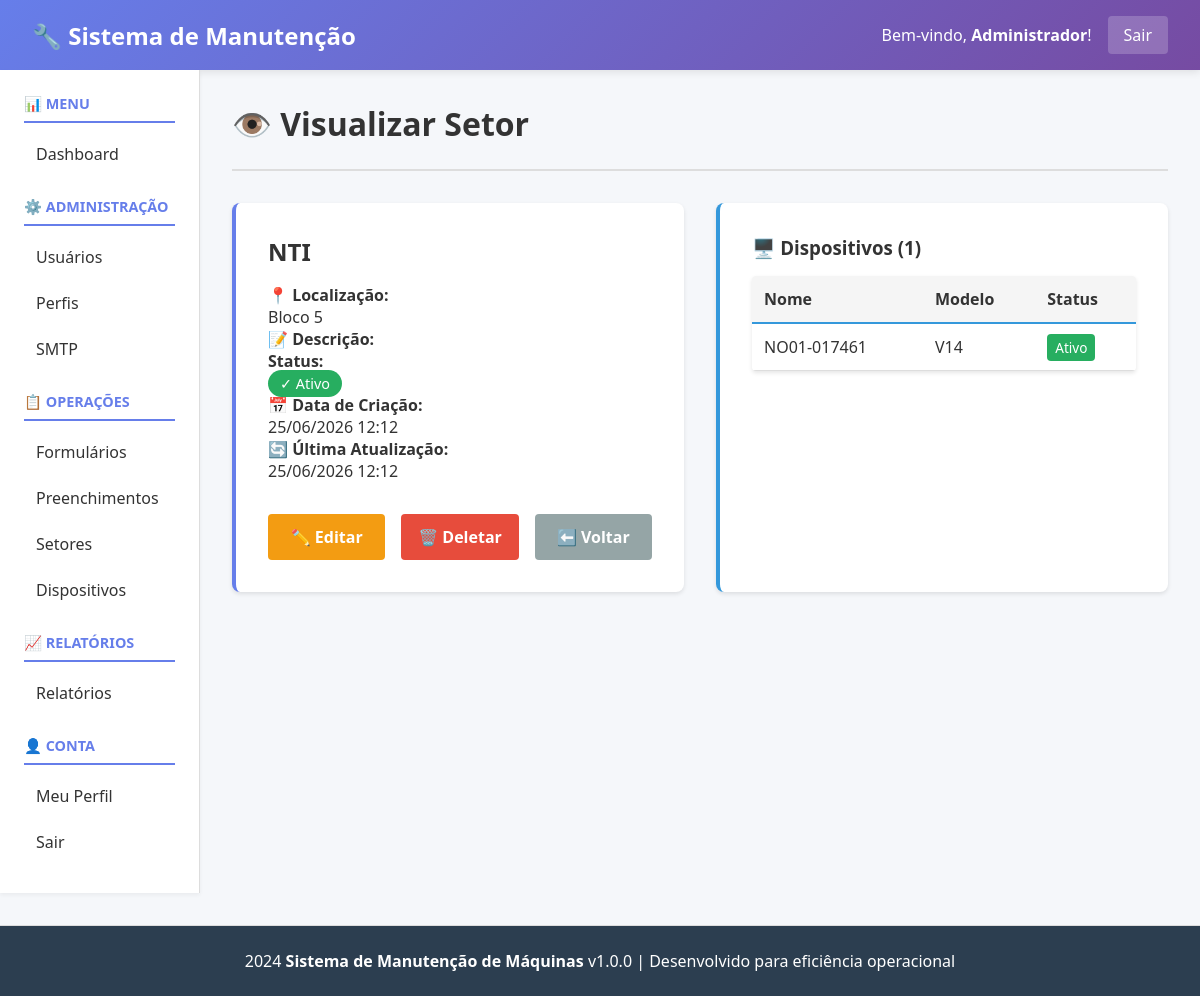
The app's page /public/index.php?page=sectors&action=view&id=2 (signed in) with its own data.
### tables this page shows
CREATE TABLE `users` (
  `id` int(11) NOT NULL,
  `username` varchar(100) NOT NULL,
  `email` varchar(100) NOT NULL,
  `password_hash` varchar(255) NOT NULL,
  `full_name` varchar(200) NOT NULL,
  `auth_type` enum('local','ldap') DEFAULT 'local',
  `profile_id` int(11) DEFAULT NULL,
  `status` enum('active','inactive') DEFAULT 'active',
  `last_login` datetime DEFAULT NULL,
  `created_at` datetime DEFAULT current_timestamp(),
  `updated_at` datetime DEFAULT current_timestamp() ON UPDATE current_timestamp()
);

CREATE TABLE `sectors` (
  `id` int(11) NOT NULL,
  `name` varchar(200) NOT NULL,
  `description` text DEFAULT NULL,
  `location` varchar(255) DEFAULT NULL,
  `status` varchar(20) DEFAULT 'active',
  `responsible_user_id` int(11) DEFAULT NULL,
  `phone` varchar(20) DEFAULT NULL,
  `email` varchar(100) DEFAULT NULL,
  `is_active` tinyint(1) DEFAULT 1,
  `created_at` datetime DEFAULT current_timestamp(),
  `updated_at` datetime DEFAULT current_timestamp() ON UPDATE current_timestamp()
);

CREATE TABLE `devices` (
  `id` int(11) NOT NULL,
  `name` varchar(255) NOT NULL,
  `model` varchar(255) DEFAULT NULL,
  `manufacturer` varchar(255) DEFAULT NULL,
  `serial_number` varchar(255) DEFAULT NULL,
  `sector_id` int(11) DEFAULT NULL,
  `acquisition_date` date DEFAULT NULL,
  `last_maintenance` date DEFAULT NULL,
  `maintenance_frequency` varchar(50) DEFAULT NULL,
  `status` varchar(20) DEFAULT 'active',
  `created_at` datetime DEFAULT current_timestamp(),
  `updated_at` datetime DEFAULT current_timestamp() ON UPDATE current_timestamp()
);

### controllers/SectorController.php (called while the page is built, shortened)
<?php
class SectorController
{
    private $db;
    public function __construct()
    {
        $this->db = Database::getInstance();
    }
    public function view()
    {
        $id = intval($_GET['id'] ?? 0);
        $sector = $this->db->fetch("SELECT * FROM sectors WHERE id = ?", [$id]);
        $devices = $this->db->fetchAll("SELECT * FROM devices WHERE sector_id = ? ORDER BY id DESC", [$id]);
        include __DIR__ . '/../views/sectors/view.php';
    }
}

### config/Database.php (called while the page is built, shortened)
<?php
class Database
{
    private static $instance = null;
    private $connection;
    private $host = 'localhost';
    private $db_name = 'manutencao_db';
    private $username = 'root';
    private $password = '';
    private $charset = 'utf8mb4';
    private function __construct()
    {
        try {
            $dsn = "mysql:host=" . $this->host . ";dbname=" . $this->db_name . ";charset=" . $this->charset;
            $this->connection = new \PDO(
                $dsn,
                $this->username,
                $this->password,
                array(
                    \PDO::ATTR_ERRMODE => \PDO::ERRMODE_EXCEPTION,
                    \PDO::ATTR_DEFAULT_FETCH_MODE => \PDO::FETCH_ASSOC,
                    \PDO::ATTR_EMULATE_PREPARES => false
                )
            );
        } catch (\PDOException $e) {
            die("Erro de conexão com banco de dados: " . $e->getMessage());
        }
    }
    public static function getInstance()
    {
        if (self::$instance === null) {
            self::$instance = new self();
        }
        return self::$instance;
    }
    public function fetch($sql, $params = [])
    {
        try {
            $stmt = $this->connection->prepare($sql);
            $stmt->execute($params);
            return $stmt->fetch();
        } catch (\PDOException $e) {
            throw new \Exception("Erro ao buscar registro: " . $e->getMessage());
        }
    }
    public function fetchAll($sql, $params = [])
    {
        try {
            $stmt = $this->connection->prepare($sql);
            $stmt->execute($params);
            return $stmt->fetchAll();
        } catch (\PDOException $e) {
            throw new \Exception("Erro ao buscar registros: " . $e->getMessage());
        }
    }
}

### core/Auth.php (called while the page is built, shortened)
<?php
class Auth
{
    private $db;
    private $user = null;
    public function __construct()
    {
        $this->db = Database::getInstance();
    }
    public function isLoggedIn()
    {
        return isset($_SESSION['user_id']) && !empty($_SESSION['user_id']);
    }
    public function getCurrentUser()
    {
        if ($this->user === null) {
            $this->user = $this->db->fetch(
                "SELECT * FROM users WHERE id = :id",
                [':id' => $_SESSION['user_id']]
            );
        }
        return $this->user;
    }
}

### views/sectors/view.php (the view, shortened to what this page needs)
<?php include __DIR__ . '/../header.php'; ?>
<div class="page-header">
    <h1>👁️ Visualizar Setor</h1>
</div>
<?php if ($sector): ?>
    <div style="display: grid; grid-template-columns: 1fr 1fr; gap: 2rem;">
        <div style="background: white; padding: 2rem; border-radius: 8px; box-shadow: 0 2px 4px rgba(0,0,0,0.1); border-left: 4px solid #667eea;">
            <h2 style="margin-top: 0;"><?php echo htmlspecialchars($sector['name']); ?></h2>
            <div style="margin: 1rem 0;">
                <p><strong>📍 Localização:</strong><br>
                <?php echo htmlspecialchars($sector['location'] ?? 'Não informada'); ?></p>
                <p><strong>📝 Descrição:</strong><br>
                <?php echo htmlspecialchars($sector['description'] ?? 'Sem descrição'); ?></p>
                <p><strong>Status:</strong><br>
                <?php if ($sector['status'] === 'active'): ?>
                    <span style="background: #27ae60; color: white; padding: 0.25rem 0.75rem; border-radius: 20px; font-size: 0.9rem;">✓ Ativo</span>
                <?php else: ?>
                    <span style="background: #e74c3c; color: white; padding: 0.25rem 0.75rem; border-radius: 20px; font-size: 0.9rem;">✕ Inativo</span>
                <?php endif; ?>
                </p>
                <p><strong>📅 Data de Criação:</strong><br>
                <?php echo date('d/m/Y H:i', strtotime($sector['created_at'])); ?></p>
                <p><strong>🔄 Última Atualização:</strong><br>
                <?php echo date('d/m/Y H:i', strtotime($sector['updated_at'])); ?></p>
            </div>
            <div style="display: flex; gap: 1rem; margin-top: 2rem;">
                <a href="?page=sectors&action=edit&id=<?php echo $sector['id']; ?>" class="btn" style="flex: 1; background: #f39c12; color: white; padding: 0.75rem; text-decoration: none; text-align: center; border-radius: 4px; font-weight: bold;">✏️ Editar</a>
                <a href="?page=sectors&action=delete&id=<?php echo $sector['id']; ?>" class="btn" style="flex: 1; background: #e74c3c; color: white; padding: 0.75rem; text-decoration: none; text-align: center; border-radius: 4px; font-weight: bold;" onclick="return confirm('Tem certeza que deseja deletar?')">🗑️ Deletar</a>
                <a href="?page=sectors" class="btn" style="flex: 1; background: #95a5a6; color: white; padding: 0.75rem; text-decoration: none; text-align: center; border-radius: 4px; font-weight: bold;">⬅️ Voltar</a>
            </div>
        </div>
        <div style="background: white; padding: 2rem; border-radius: 8px; box-shadow: 0 2px 4px rgba(0,0,0,0.1); border-left: 4px solid #3498db;">
            <h3 style="margin-top: 0;">🖥️ Dispositivos (<?php echo count($devices); ?>)</h3>
            <?php if (!empty($devices)): ?>
                <table style="width: 100%; margin-top: 1rem;">
                    <thead>
                        <tr style="border-bottom: 2px solid #3498db;">
                            <th style="text-align: left; padding: 0.75rem;">Nome</th>
                            <th style="text-align: left; padding: 0.75rem;">Modelo</th>
                            <th style="text-align: left; padding: 0.75rem;">Status</th>
                        </tr>
                    </thead>
                    <tbody>
                        <?php foreach ($devices as $device): ?>
                            <tr style="border-bottom: 1px solid #ddd;">
                                <td style="padding: 0.75rem;"><?php echo htmlspecialchars($device['name'] ?? 'N/A'); ?></td>
                                <td style="padding: 0.75rem;"><?php echo htmlspecialchars($device['model'] ?? 'N/A'); ?></td>
                                <td style="padding: 0.75rem;">
                                    <?php if (($device['status'] ?? '') === 'active'): ?>
                                        <span style="background: #27ae60; color: white; padding: 0.25rem 0.5rem; border-radius: 4px; font-size: 0.85rem;">Ativo</span>
                                    <?php else: ?>
                                        <span style="background: #e74c3c; color: white; padding: 0.25rem 0.5rem; border-radius: 4px; font-size: 0.85rem;">Inativo</span>
                                    <?php endif; ?>
                                </td>
                            </tr>
                        <?php endforeach; ?>
                    </tbody>
                </table>
            <?php else: ?>
                <div style="background: #f0f0f0; padding: 2rem; text-align: center; border-radius: 4px; margin-top: 1rem;">
                    <p style="color: #7f8c8d;">📭 Nenhum dispositivo cadastrado neste setor</p>
                </div>
            <?php endif; ?>
        </div>
    </div>
<?php endif; ?>
<?php include __DIR__ . '/../footer.php'; ?>

### views/header.php (shortened to what this page needs)
<?php
$auth = new \Core\Auth();
$user_atual = $auth->getCurrentUser();
?>
<!DOCTYPE html>
<html lang="pt-BR">
<head>
</head>
<body>
    <div class="navbar">
        <h1>🔧 Sistema de Manutenção</h1>
        <div class="navbar-user">
            <span>Bem-vindo, <strong><?php echo htmlspecialchars($user_atual['full_name'] ?? $user_atual['username']); ?></strong>!</span>
            <a href="index.php?page=logout">Sair</a>
        </div>
    </div>
    <div class="container">
        <div class="sidebar">
            <h3>📊 MENU</h3>
            <ul>
                <li><a href="index.php?page=dashboard">Dashboard</a></li>
            </ul>
            <h3>⚙️ ADMINISTRAÇÃO</h3>
            <ul>
                <li><a href="index.php?page=users">Usuários</a></li>
                <li><a href="index.php?page=profiles">Perfis</a></li>
                <li><a href="index.php?page=smtp">SMTP</a></li>
            </ul>
            <h3>📋 OPERAÇÕES</h3>
            <ul>
                <li><a href="index.php?page=forms">Formulários</a></li>
                <li><a href="index.php?page=submissions">Preenchimentos</a></li>
                <li><a href="index.php?page=sectors">Setores</a></li>
                <li><a href="index.php?page=devices">Dispositivos</a></li>
            </ul>
            <h3>📈 RELATÓRIOS</h3>
            <ul>
                <li><a href="index.php?page=reports">Relatórios</a></li>
            </ul>
            <h3>👤 CONTA</h3>
            <ul>
                <li><a href="index.php?page=profile">Meu Perfil</a></li>
                <li><a href="index.php?page=logout">Sair</a></li>
            </ul>
        </div>
        <div class="content">

### views/header.php (style rules this page uses)
* { margin: 0; padding: 0; box-sizing: border-box; }
body { font-family: 'Segoe UI', Tahoma, Geneva, Verdana, sans-serif; background: #f5f7fa; color: #333; }
.navbar { background: linear-gradient(135deg, #667eea 0%, #764ba2 100%); color: white; padding: 1rem 2rem; display: flex; justify-content: space-between; align-items: center; box-shadow: 0 2px 8px rgba(0,0,0,0.1); }
.navbar h1 { font-size: 1.5rem; margin: 0; }
.navbar-user { display: flex; align-items: center; gap: 1rem; }
.navbar-user a { color: white; text-decoration: none; padding: 0.5rem 1rem; background: rgba(255,255,255,0.2); border-radius: 4px; transition: background 0.3s; }
.container { display: grid; grid-template-columns: 200px 1fr; min-height: calc(100vh - 80px); }
.sidebar { background: white; padding: 1.5rem; border-right: 1px solid #ddd; box-shadow: 0 2px 4px rgba(0,0,0,0.05); overflow-y: auto; }
.sidebar h3 { color: #667eea; font-size: 0.9rem; text-transform: uppercase; margin-top: 1.5rem; margin-bottom: 0.75rem; border-bottom: 2px solid #667eea; padding-bottom: 0.5rem; }
.sidebar h3:first-child { margin-top: 0; }
.sidebar ul { list-style: none; }
.sidebar ul li { margin: 0.5rem 0; }
.sidebar ul li a { color: #333; text-decoration: none; padding: 0.5rem 0.75rem; border-radius: 4px; display: block; transition: background 0.3s, color 0.3s; }
.content { padding: 2rem; overflow-y: auto; }
.page-header { display: flex; justify-content: space-between; align-items: center; margin-bottom: 2rem; padding-bottom: 1.5rem; border-bottom: 2px solid #ddd; }
.page-header h1 { font-size: 2rem; color: #333; }
.btn { background: #667eea; color: white; padding: 0.75rem 1.5rem; border: none; border-radius: 4px; cursor: pointer; text-decoration: none; display: inline-block; transition: background 0.3s; }
table { width: 100%; border-collapse: collapse; background: white; border-radius: 4px; overflow: hidden; box-shadow: 0 2px 4px rgba(0,0,0,0.1); }
table thead { background: #f5f5f5; border-bottom: 2px solid #ddd; }
table th, table td { padding: 1rem; text-align: left; border-bottom: 1px solid #ddd; }

### records on screen
users: full_name "Administrador"
sectors: name "NTI", location "Bloco 5", created_at "25/06/2026 12:12", updated_at "25/06/2026 12:12"
devices: name "NO01-017461", model "V14", status "Ativo"

### other values on screen
count($devices) "1"
